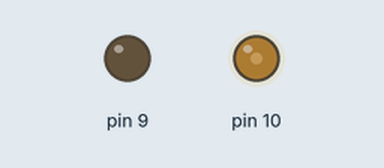
The sketch below on a simulated Arduino Uno, built with avr-gcc and run on an emulated ATmega328P. Shown: output pins drawn as LEDs (lit = HIGH). What the sketch prints to the serial monitor is not drawn. At 0.0 s the program stops and its outputs stay as they are.

Above: at 0.1 s.
Timing chart, 0 to 1.5 s (numbered marks = the images above):
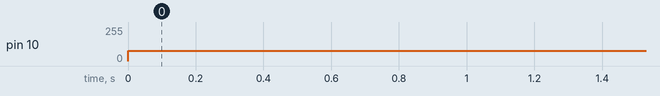

Measured:
- by itself, pin 10: 0/255 → 76/255 at 0.00 s

The sketch:

PWM_generator.ino
```cpp
float Tastgrad= 30; // in %
 float fPWM=250;


int main() {

  init();
  Serial.begin(9600);


  //PIN 9,10 als Ausgänge
  DDRB |= (1 << DDB1)|(1 << DDB2);

  //alte Einstellungen löschen
  TCCR1B = 0;
  TCCR1A = 0;

  //Einstellen des Prescalers auf 1
  TCCR1B |=  (1 << CS10);

  //Modus Einstellen : Pwm Mode 15 mit OCR1A als obere Grenze des Zählers
  TCCR1A |= (1 << WGM11) | (1 << WGM10);
  TCCR1B |= (1 << WGM12) | (1 << WGM13);

  //Verhalten des Ausgangs : nicht invertierender Modus für Timer Ausgang b, a ist deaktiviert
  TCCR1A |= (1 << COM1B1);

  OCR1A = (16000000./fPWM)-1; //obere Grenze
  OCR1B = (float)((Tastgrad*(OCR1A+1))/100)-1;//Ausgangssignal, hier Messung der Flanken


  Serial.println("OCR1A: "+(String)OCR1A);

  Serial.print("OCR1B: ");
  Serial.println(OCR1B);
  while(1)
  {}


}
```
